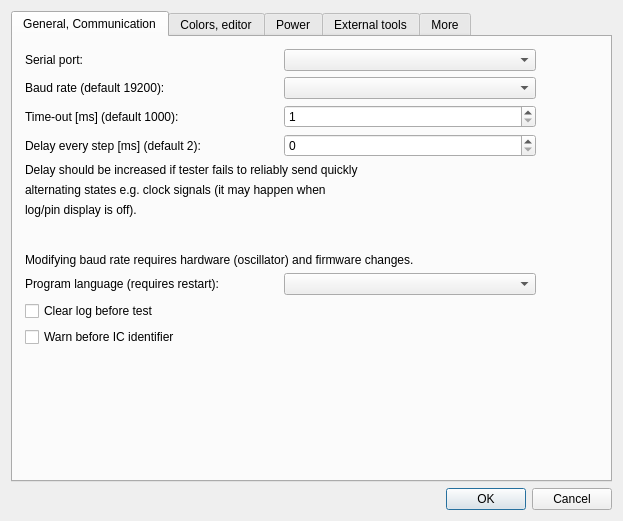
<?xml version="1.0" encoding="UTF-8"?>
<ui version="4.0">
 <class>ConfigWindow</class>
 <widget class="QDialog" name="ConfigWindow">
  <property name="geometry">
   <rect>
    <x>0</x>
    <y>0</y>
    <width>623</width>
    <height>521</height>
   </rect>
  </property>
  <property name="sizePolicy">
   <sizepolicy hsizetype="Fixed" vsizetype="Fixed">
    <horstretch>0</horstretch>
    <verstretch>0</verstretch>
   </sizepolicy>
  </property>
  <property name="minimumSize">
   <size>
    <width>623</width>
    <height>521</height>
   </size>
  </property>
  <property name="maximumSize">
   <size>
    <width>623</width>
    <height>521</height>
   </size>
  </property>
  <property name="windowTitle">
   <string>Dialog</string>
  </property>
  <layout class="QVBoxLayout" name="verticalLayout">
   <item>
    <widget class="QTabWidget" name="tabWidget">
     <property name="currentIndex">
      <number>0</number>
     </property>
     <widget class="QWidget" name="tab">
      <attribute name="title">
       <string>General, Communication</string>
      </attribute>
      <widget class="QWidget" name="layoutWidget">
       <property name="geometry">
        <rect>
         <x>12</x>
         <y>12</y>
         <width>511</width>
         <height>298</height>
        </rect>
       </property>
       <layout class="QGridLayout" name="gridLayout">
        <item row="10" column="0">
         <widget class="QCheckBox" name="cbClearLog">
          <property name="text">
           <string>Clear log before test</string>
          </property>
         </widget>
        </item>
        <item row="6" column="0">
         <widget class="QLabel" name="label_7">
          <property name="text">
           <string>log/pin display is off).</string>
          </property>
         </widget>
        </item>
        <item row="3" column="0">
         <widget class="QLabel" name="label_4">
          <property name="text">
           <string>Delay every step [ms] (default 2):</string>
          </property>
         </widget>
        </item>
        <item row="4" column="0" colspan="2">
         <widget class="QLabel" name="label_5">
          <property name="text">
           <string>Delay should be increased if tester fails to reliably send quickly</string>
          </property>
         </widget>
        </item>
        <item row="1" column="1">
         <widget class="QComboBox" name="cbBaudRate"/>
        </item>
        <item row="7" column="0">
         <spacer name="verticalSpacer">
          <property name="orientation">
           <enum>Qt::Vertical</enum>
          </property>
          <property name="sizeHint" stdset="0">
           <size>
            <width>214</width>
            <height>13</height>
           </size>
          </property>
         </spacer>
        </item>
        <item row="7" column="1">
         <spacer name="verticalSpacer_2">
          <property name="orientation">
           <enum>Qt::Vertical</enum>
          </property>
          <property name="sizeHint" stdset="0">
           <size>
            <width>243</width>
            <height>13</height>
           </size>
          </property>
         </spacer>
        </item>
        <item row="9" column="1">
         <widget class="QComboBox" name="cbLang"/>
        </item>
        <item row="2" column="0">
         <widget class="QLabel" name="label_3">
          <property name="text">
           <string>Time-out [ms] (default 1000):</string>
          </property>
         </widget>
        </item>
        <item row="8" column="0" colspan="2">
         <widget class="QLabel" name="label_8">
          <property name="text">
           <string>Modifying baud rate requires hardware (oscillator) and firmware changes.</string>
          </property>
         </widget>
        </item>
        <item row="9" column="0">
         <widget class="QLabel" name="label_24">
          <property name="text">
           <string>Program language (requires restart):</string>
          </property>
         </widget>
        </item>
        <item row="1" column="0">
         <widget class="QLabel" name="label_2">
          <property name="text">
           <string>Baud rate (default 19200):</string>
          </property>
         </widget>
        </item>
        <item row="3" column="1">
         <widget class="QSpinBox" name="sbStepDelay">
          <property name="minimum">
           <number>0</number>
          </property>
          <property name="maximum">
           <number>100000</number>
          </property>
          <property name="value">
           <number>0</number>
          </property>
         </widget>
        </item>
        <item row="0" column="1">
         <widget class="QComboBox" name="cbSerialPort"/>
        </item>
        <item row="5" column="0" colspan="2">
         <widget class="QLabel" name="label_6">
          <property name="text">
           <string>alternating states e.g. clock signals (it may happen when</string>
          </property>
         </widget>
        </item>
        <item row="0" column="0">
         <widget class="QLabel" name="label">
          <property name="text">
           <string>Serial port:</string>
          </property>
         </widget>
        </item>
        <item row="2" column="1">
         <widget class="QSpinBox" name="sbTimeout">
          <property name="minimum">
           <number>1</number>
          </property>
          <property name="maximum">
           <number>60000</number>
          </property>
          <property name="singleStep">
           <number>10</number>
          </property>
         </widget>
        </item>
        <item row="11" column="0">
         <widget class="QCheckBox" name="cbWarnUnstable">
          <property name="text">
           <string>Warn before IC identifier</string>
          </property>
         </widget>
        </item>
       </layout>
      </widget>
     </widget>
     <widget class="QWidget" name="tab_2">
      <attribute name="title">
       <string>Colors, editor</string>
      </attribute>
      <widget class="QWidget" name="layoutWidgetc1">
       <property name="geometry">
        <rect>
         <x>10</x>
         <y>11</y>
         <width>501</width>
         <height>394</height>
        </rect>
       </property>
       <layout class="QGridLayout" name="gridLayout_2">
        <item row="3" column="0">
         <widget class="QLabel" name="label_20">
          <property name="text">
           <string>Text:</string>
          </property>
         </widget>
        </item>
        <item row="4" column="1">
         <widget class="QPushButton" name="btnHi">
          <property name="text">
           <string/>
          </property>
         </widget>
        </item>
        <item row="4" column="0">
         <widget class="QLabel" name="label_12">
          <property name="text">
           <string>Pin high state:</string>
          </property>
         </widget>
        </item>
        <item row="5" column="1">
         <widget class="QPushButton" name="btnLo">
          <property name="text">
           <string/>
          </property>
         </widget>
        </item>
        <item row="5" column="0">
         <widget class="QLabel" name="label_13">
          <property name="text">
           <string>Pin low state:</string>
          </property>
         </widget>
        </item>
        <item row="7" column="1">
         <widget class="QPushButton" name="btnErr">
          <property name="text">
           <string/>
          </property>
         </widget>
        </item>
        <item row="6" column="1">
         <widget class="QPushButton" name="btnNC">
          <property name="text">
           <string/>
          </property>
         </widget>
        </item>
        <item row="6" column="0">
         <widget class="QLabel" name="label_14">
          <property name="text">
           <string>Default or NC pin:</string>
          </property>
         </widget>
        </item>
        <item row="7" column="0">
         <widget class="QLabel" name="label_23">
          <property name="text">
           <string>Error marking ('!!!') of pin:</string>
          </property>
         </widget>
        </item>
        <item row="10" column="1">
         <widget class="QLineEdit" name="lePowerAuto">
          <property name="text">
           <string notr="true">Vcc; Vdd</string>
          </property>
         </widget>
        </item>
        <item row="12" column="1">
         <widget class="QLineEdit" name="leOutputAuto">
          <property name="text">
           <string notr="true">Q?; Q??</string>
          </property>
         </widget>
        </item>
        <item row="9" column="0">
         <widget class="QLabel" name="label_25">
          <property name="text">
           <string>Set type of pins automatically:</string>
          </property>
         </widget>
        </item>
        <item row="10" column="0">
         <widget class="QLabel" name="label_26">
          <property name="text">
           <string>Power:</string>
          </property>
         </widget>
        </item>
        <item row="11" column="0">
         <widget class="QLabel" name="label_27">
          <property name="text">
           <string>Ground:</string>
          </property>
         </widget>
        </item>
        <item row="0" column="0">
         <widget class="QLabel" name="label_9">
          <property name="text">
           <string>Colors for IC visualization:</string>
          </property>
         </widget>
        </item>
        <item row="1" column="0">
         <widget class="QLabel" name="label_10">
          <property name="text">
           <string>Background:</string>
          </property>
         </widget>
        </item>
        <item row="1" column="1">
         <widget class="QPushButton" name="btnBkgr">
          <property name="text">
           <string/>
          </property>
         </widget>
        </item>
        <item row="2" column="0">
         <widget class="QLabel" name="label_11">
          <property name="text">
           <string>Drawings:</string>
          </property>
         </widget>
        </item>
        <item row="2" column="1">
         <widget class="QPushButton" name="btnDraw">
          <property name="text">
           <string/>
          </property>
         </widget>
        </item>
        <item row="3" column="1">
         <widget class="QPushButton" name="btnTxt">
          <property name="text">
           <string/>
          </property>
         </widget>
        </item>
        <item row="12" column="0">
         <widget class="QLabel" name="label_28">
          <property name="text">
           <string>Output:</string>
          </property>
         </widget>
        </item>
        <item row="11" column="1">
         <widget class="QLineEdit" name="leGndAuto">
          <property name="text">
           <string notr="true">GND; Vss</string>
          </property>
         </widget>
        </item>
        <item row="8" column="0">
         <spacer name="verticalSpacer_3">
          <property name="orientation">
           <enum>Qt::Vertical</enum>
          </property>
          <property name="sizeType">
           <enum>QSizePolicy::Fixed</enum>
          </property>
          <property name="sizeHint" stdset="0">
           <size>
            <width>20</width>
            <height>5</height>
           </size>
          </property>
         </spacer>
        </item>
        <item row="9" column="1">
         <widget class="QCheckBox" name="cbSetAuto">
          <property name="text">
           <string>Enabled (on ENTER key in editor)</string>
          </property>
          <property name="checked">
           <bool>true</bool>
          </property>
         </widget>
        </item>
        <item row="13" column="0">
         <widget class="QLabel" name="label_30">
          <property name="text">
           <string>NC:</string>
          </property>
         </widget>
        </item>
        <item row="13" column="1">
         <widget class="QLineEdit" name="leNcAuto">
          <property name="text">
           <string notr="true">NC</string>
          </property>
         </widget>
        </item>
       </layout>
      </widget>
      <widget class="QLabel" name="label_29">
       <property name="geometry">
        <rect>
         <x>20</x>
         <y>410</y>
         <width>471</width>
         <height>16</height>
        </rect>
       </property>
       <property name="text">
        <string>;-separated list, acceptable wildcards: ?, *, </string>
       </property>
      </widget>
     </widget>
     <widget class="QWidget" name="tab_3">
      <attribute name="title">
       <string>Power</string>
      </attribute>
      <widget class="QLabel" name="label_15">
       <property name="geometry">
        <rect>
         <x>20</x>
         <y>20</y>
         <width>131</width>
         <height>16</height>
        </rect>
       </property>
       <property name="text">
        <string>Switches count: </string>
       </property>
      </widget>
      <widget class="QSpinBox" name="sbSwitchesCount">
       <property name="geometry">
        <rect>
         <x>150</x>
         <y>10</y>
         <width>61</width>
         <height>23</height>
        </rect>
       </property>
       <property name="minimum">
        <number>4</number>
       </property>
       <property name="maximum">
        <number>12</number>
       </property>
      </widget>
      <widget class="QTableWidget" name="twPower">
       <property name="geometry">
        <rect>
         <x>20</x>
         <y>40</y>
         <width>301</width>
         <height>381</height>
        </rect>
       </property>
      </widget>
      <widget class="QPushButton" name="btnDefaultPower">
       <property name="geometry">
        <rect>
         <x>220</x>
         <y>10</y>
         <width>91</width>
         <height>22</height>
        </rect>
       </property>
       <property name="text">
        <string>Set defaults</string>
       </property>
      </widget>
      <widget class="QLabel" name="label_16">
       <property name="geometry">
        <rect>
         <x>330</x>
         <y>40</y>
         <width>191</width>
         <height>16</height>
        </rect>
       </property>
       <property name="text">
        <string>Here you can set how DIP</string>
       </property>
      </widget>
      <widget class="QLabel" name="label_17">
       <property name="geometry">
        <rect>
         <x>330</x>
         <y>60</y>
         <width>191</width>
         <height>16</height>
        </rect>
       </property>
       <property name="text">
        <string>switches are configured in </string>
       </property>
      </widget>
      <widget class="QLabel" name="label_18">
       <property name="geometry">
        <rect>
         <x>330</x>
         <y>80</y>
         <width>191</width>
         <height>16</height>
        </rect>
       </property>
       <property name="text">
        <string>your hardware. Double-click</string>
       </property>
      </widget>
      <widget class="QLabel" name="label_19">
       <property name="geometry">
        <rect>
         <x>330</x>
         <y>100</y>
         <width>191</width>
         <height>16</height>
        </rect>
       </property>
       <property name="text">
        <string>a function to change it.</string>
       </property>
      </widget>
      <widget class="QLabel" name="label_21">
       <property name="geometry">
        <rect>
         <x>330</x>
         <y>120</y>
         <width>191</width>
         <height>16</height>
        </rect>
       </property>
       <property name="text">
        <string>Specify socket's pin which is</string>
       </property>
      </widget>
      <widget class="QLabel" name="label_22">
       <property name="geometry">
        <rect>
         <x>330</x>
         <y>140</y>
         <width>191</width>
         <height>16</height>
        </rect>
       </property>
       <property name="text">
        <string>connected by switch.</string>
       </property>
      </widget>
     </widget>
     <widget class="QWidget" name="tab_4">
      <attribute name="title">
       <string>External tools</string>
      </attribute>
      <widget class="QTableWidget" name="twExtItems">
       <property name="geometry">
        <rect>
         <x>10</x>
         <y>10</y>
         <width>581</width>
         <height>301</height>
        </rect>
       </property>
       <property name="columnCount">
        <number>2</number>
       </property>
       <attribute name="verticalHeaderVisible">
        <bool>false</bool>
       </attribute>
       <column/>
       <column/>
      </widget>
      <widget class="QPushButton" name="btnAddExt">
       <property name="geometry">
        <rect>
         <x>10</x>
         <y>320</y>
         <width>31</width>
         <height>21</height>
        </rect>
       </property>
       <property name="text">
        <string>+</string>
       </property>
      </widget>
      <widget class="QPushButton" name="btnRemoveExt">
       <property name="geometry">
        <rect>
         <x>50</x>
         <y>320</y>
         <width>31</width>
         <height>22</height>
        </rect>
       </property>
       <property name="text">
        <string>-</string>
       </property>
      </widget>
      <widget class="QLabel" name="label_31">
       <property name="geometry">
        <rect>
         <x>10</x>
         <y>380</y>
         <width>401</width>
         <height>16</height>
        </rect>
       </property>
       <property name="text">
        <string>Available parameters: $P - Current port, $B - current baudrate,</string>
       </property>
      </widget>
      <widget class="QLabel" name="label_32">
       <property name="geometry">
        <rect>
         <x>10</x>
         <y>400</y>
         <width>501</width>
         <height>20</height>
        </rect>
       </property>
       <property name="text">
        <string>$T - current timeout. ! at the end turns the power off after running.</string>
       </property>
      </widget>
     </widget>
     <widget class="QWidget" name="tab_5">
      <attribute name="title">
       <string>More</string>
      </attribute>
      <widget class="QWidget" name="layoutWidget">
       <property name="geometry">
        <rect>
         <x>10</x>
         <y>20</y>
         <width>561</width>
         <height>137</height>
        </rect>
       </property>
       <layout class="QGridLayout" name="gridLayout_3">
        <item row="0" column="0">
         <widget class="QCheckBox" name="cbLogFont">
          <property name="text">
           <string>Log font override:</string>
          </property>
         </widget>
        </item>
        <item row="0" column="1">
         <widget class="QPushButton" name="btnLogSelect">
          <property name="sizePolicy">
           <sizepolicy hsizetype="Fixed" vsizetype="Fixed">
            <horstretch>0</horstretch>
            <verstretch>0</verstretch>
           </sizepolicy>
          </property>
          <property name="minimumSize">
           <size>
            <width>300</width>
            <height>35</height>
           </size>
          </property>
          <property name="maximumSize">
           <size>
            <width>300</width>
            <height>35</height>
           </size>
          </property>
          <property name="text">
           <string>...</string>
          </property>
         </widget>
        </item>
        <item row="1" column="0">
         <widget class="QCheckBox" name="cbRomFont">
          <property name="text">
           <string>ROM list font override:</string>
          </property>
         </widget>
        </item>
        <item row="2" column="1">
         <widget class="QComboBox" name="cbToolbarSize">
          <property name="currentText">
           <string notr="true">24</string>
          </property>
          <property name="currentIndex">
           <number>1</number>
          </property>
          <item>
           <property name="text">
            <string>16</string>
           </property>
          </item>
          <item>
           <property name="text">
            <string>24</string>
           </property>
          </item>
          <item>
           <property name="text">
            <string>32</string>
           </property>
          </item>
          <item>
           <property name="text">
            <string>36</string>
           </property>
          </item>
          <item>
           <property name="text">
            <string>48</string>
           </property>
          </item>
          <item>
           <property name="text">
            <string>56</string>
           </property>
          </item>
          <item>
           <property name="text">
            <string>64</string>
           </property>
          </item>
         </widget>
        </item>
        <item row="2" column="0">
         <widget class="QLabel" name="label_33">
          <property name="text">
           <string>Toolbar button size (default 24):</string>
          </property>
         </widget>
        </item>
        <item row="1" column="1">
         <widget class="QPushButton" name="btnRomSelect">
          <property name="sizePolicy">
           <sizepolicy hsizetype="Fixed" vsizetype="Fixed">
            <horstretch>0</horstretch>
            <verstretch>0</verstretch>
           </sizepolicy>
          </property>
          <property name="minimumSize">
           <size>
            <width>300</width>
            <height>35</height>
           </size>
          </property>
          <property name="maximumSize">
           <size>
            <width>300</width>
            <height>35</height>
           </size>
          </property>
          <property name="text">
           <string>...</string>
          </property>
         </widget>
        </item>
        <item row="3" column="0">
         <widget class="QCheckBox" name="cbStartStopTB">
          <property name="text">
           <string>Start Button in toolbar</string>
          </property>
         </widget>
        </item>
        <item row="3" column="1">
         <widget class="QLabel" name="label_34">
          <property name="text">
           <string>(requires restart)</string>
          </property>
         </widget>
        </item>
       </layout>
      </widget>
     </widget>
    </widget>
   </item>
   <item>
    <widget class="QDialogButtonBox" name="buttonBox">
     <property name="orientation">
      <enum>Qt::Horizontal</enum>
     </property>
     <property name="standardButtons">
      <set>QDialogButtonBox::Cancel|QDialogButtonBox::Ok</set>
     </property>
    </widget>
   </item>
  </layout>
 </widget>
 <resources/>
 <connections>
  <connection>
   <sender>buttonBox</sender>
   <signal>accepted()</signal>
   <receiver>ConfigWindow</receiver>
   <slot>accept()</slot>
   <hints>
    <hint type="sourcelabel">
     <x>248</x>
     <y>254</y>
    </hint>
    <hint type="destinationlabel">
     <x>157</x>
     <y>274</y>
    </hint>
   </hints>
  </connection>
  <connection>
   <sender>buttonBox</sender>
   <signal>rejected()</signal>
   <receiver>ConfigWindow</receiver>
   <slot>reject()</slot>
   <hints>
    <hint type="sourcelabel">
     <x>316</x>
     <y>260</y>
    </hint>
    <hint type="destinationlabel">
     <x>286</x>
     <y>274</y>
    </hint>
   </hints>
  </connection>
 </connections>
</ui>
